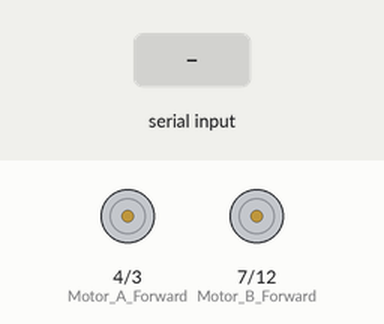
A sketch run on a simulated Arduino Uno, built with avr-gcc and run on an emulated ATmega328P. Parts: motor-driver pin pairs drawn as motors (green arrow = first pin HIGH = forward, orange = second pin HIGH = backward, longer = more drive, scaled by the enable pin). Inputs (shaded band) come from the test bench. What the sketch prints to the serial monitor is not drawn.

Above: at 1.2 s.
1.3 s: "F" received over Serial
At 2.5 s:
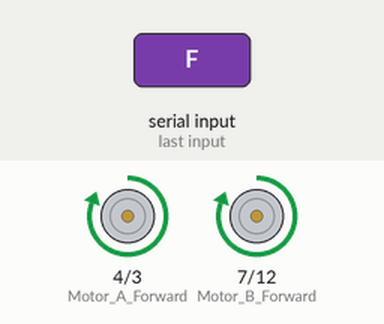
2.8 s: "B" received over Serial
At 3.7 s:
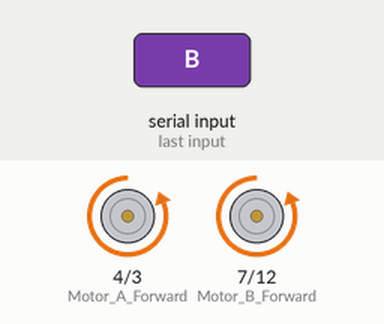
4.3 s: "L" received over Serial
At 4.8 s:
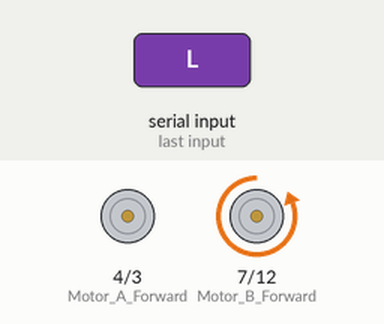
5.8 s: "R" received over Serial
At 7.0 s:
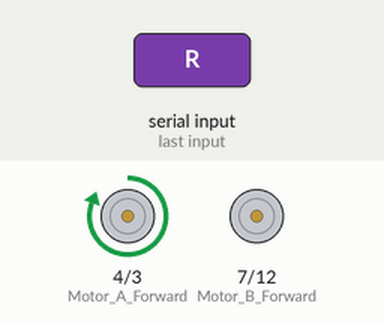
7.3 s: "G" received over Serial
At 8.3 s:
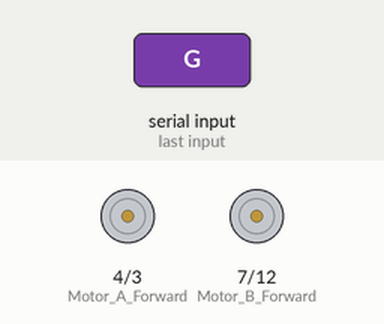
8.8 s: "O" received over Serial
At 9.4 s:
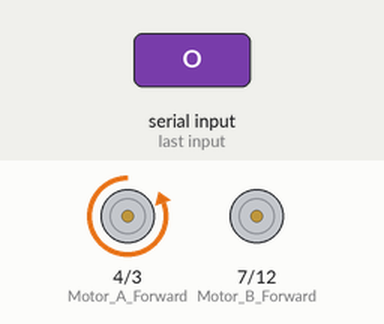
Timing chart, 0 to 11.3 s (numbered marks = the images above; inputs shaded):
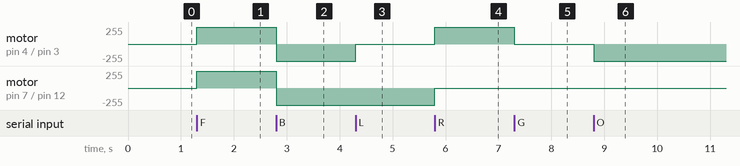

Measured:
- after the input at 1.3 s, motor on pin 4 (Motor_A_Forward) / pin 3 (Motor_A_Reverse), motor on pin 7 (Motor_B_Forward) / pin 12 (Motor_B_Reverse): stopped → forward 255/255 at once
- after the input at 2.8 s, motor on pin 4 (Motor_A_Forward) / pin 3 (Motor_A_Reverse), motor on pin 7 (Motor_B_Forward) / pin 12 (Motor_B_Reverse): forward 255/255 → backward 255/255 at once
- after the input at 4.3 s, motor on pin 4 (Motor_A_Forward) / pin 3 (Motor_A_Reverse): backward 255/255 → stopped at once
- after the input at 5.8 s, motor on pin 4 (Motor_A_Forward) / pin 3 (Motor_A_Reverse): stopped → forward 255/255 at once; motor on pin 7 (Motor_B_Forward) / pin 12 (Motor_B_Reverse): backward 255/255 → stopped at once
- after the input at 7.3 s, motor on pin 4 (Motor_A_Forward) / pin 3 (Motor_A_Reverse): forward 255/255 → stopped at once
- after the input at 8.8 s, motor on pin 4 (Motor_A_Forward) / pin 3 (Motor_A_Reverse): stopped → backward 255/255 at once

The sketch:

Bluetooth_Arduino_Motor_Code.ino
```cpp
int Motor_A_Enable = 9;
int Motor_A_Reverse = 3;
int Motor_A_Forward = 4;

int Motor_B_Enable = 10;
int Motor_B_Reverse = 12;
int Motor_B_Forward = 7;

void setup() {
  // put your setup code here, to run once:
  Serial.begin(9600);

  pinMode(Motor_A_Enable, OUTPUT);
  pinMode(Motor_A_Forward, OUTPUT);
  pinMode(Motor_A_Reverse, OUTPUT);

  pinMode(Motor_B_Enable, OUTPUT);
  pinMode(Motor_B_Forward, OUTPUT);
  pinMode(Motor_B_Reverse, OUTPUT);
}

void loop() {

  if(Serial.available() > 0)
  {
    char data;
    data = Serial.read();
    Serial.write(Serial.read());
    Serial.println(data);

    switch (data)
    {
      case 'F': //FORWARD
        analogWrite(Motor_B_Enable, 255);
        analogWrite(Motor_A_Enable, 255);
        digitalWrite(Motor_A_Forward, HIGH);
        digitalWrite(Motor_B_Forward, HIGH);
        digitalWrite(Motor_A_Reverse, LOW);
        digitalWrite(Motor_B_Reverse, LOW);

        break;
      case 'B': //REVERSE
        analogWrite(Motor_B_Enable, 255);
        analogWrite(Motor_A_Enable, 255);
        digitalWrite(Motor_A_Forward, LOW);
        digitalWrite(Motor_B_Forward, LOW);
        digitalWrite(Motor_A_Reverse, HIGH);
        digitalWrite(Motor_B_Reverse, HIGH);
        break;
      case 'L'://FORWARD LEFT
        analogWrite(Motor_A_Enable, 0);

        analogWrite(Motor_B_Enable, 255);
        digitalWrite(Motor_A_Reverse, LOW);
        digitalWrite(Motor_A_Forward, HIGH);
        break;
      case 'R'://FORWARD RIGHT
        analogWrite(Motor_B_Enable, 0);
        analogWrite(Motor_A_Enable, 255);
        digitalWrite(Motor_B_Reverse, LOW);
        digitalWrite(Motor_B_Forward, HIGH);
        break;
        case 'G': //Reverse Left
        analogWrite(Motor_B_Enable, 0);
        analogWrite(Motor_A_Enable, 0);
        digitalWrite(Motor_B_Reverse, HIGH);
        digitalWrite(Motor_B_Forward, LOW);
        break;
      case 'O': //REVERSE LEFT
        analogWrite(Motor_A_Enable, 255);
        analogWrite(Motor_B_Enable, 0);
        digitalWrite(Motor_A_Reverse, HIGH);
        digitalWrite(Motor_A_Forward, LOW);
        break;
      case '6': //REVERSE RIGHT
        analogWrite(Motor_B_Enable, 255);
        analogWrite(Motor_A_Enable, 0);
        digitalWrite(Motor_B_Reverse, HIGH);
        digitalWrite(Motor_B_Forward, LOW);
        break;
      default: //If bluetooth module receives any value not listed above, both motors turn off
        analogWrite(Motor_A_Enable, 0);
        analogWrite(Motor_B_Enable, 0);
    }
  }
}
```
